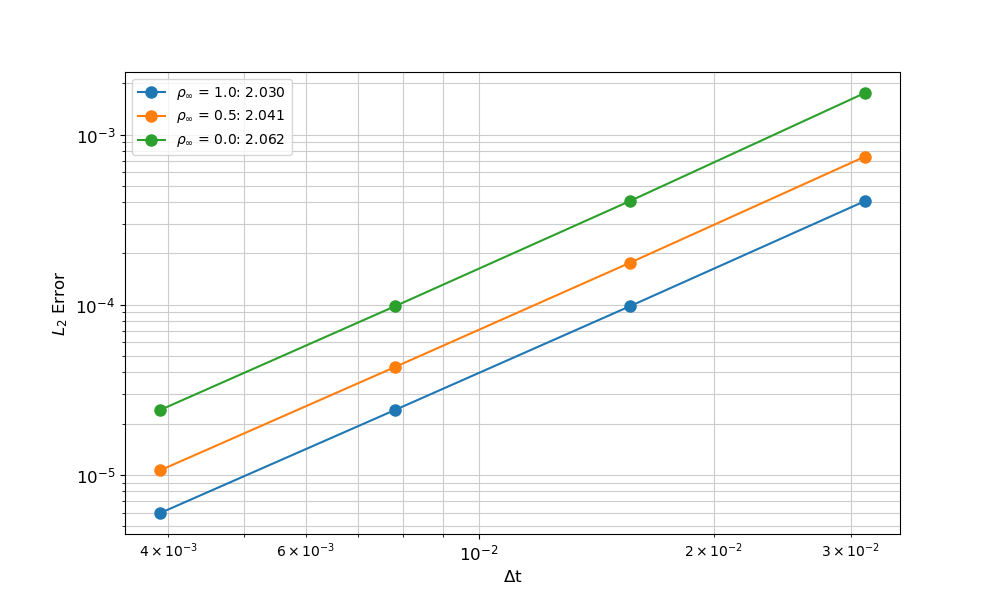

Write the Python code that produced this figure.
#!/usr/bin/env python3

import mms
df1 = mms.run_temporal('implicit_convergence.i', 4, 'Executioner/TimeIntegrator/rho_infty=1.0', console=False, dt=0.0625, y_pp='l2_err', executable='../../..')
df2 = mms.run_temporal('implicit_convergence.i', 4, 'Executioner/TimeIntegrator/rho_infty=0.5', console=False,
                       dt=0.0625, y_pp='l2_err', executable='../../..')
df3 = mms.run_temporal('implicit_convergence.i', 4, 'Executioner/TimeIntegrator/rho_infty=0.0', console=False,
                       dt=0.0625, y_pp='l2_err', executable='../../..')
fig = mms.ConvergencePlot(xlabel=r'$\Delta$t', ylabel='$L_2$ Error')
fig.plot(df1, label=r'$\rho_\infty$ = 1.0', marker='o', markersize=8)
fig.plot(df2, label=r'$\rho_\infty$ = 0.5', marker='o', markersize=8)
fig.plot(df3, label=r'$\rho_\infty$ = 0.0', marker='o', markersize=8)
fig.save('implicit_convergence.png')